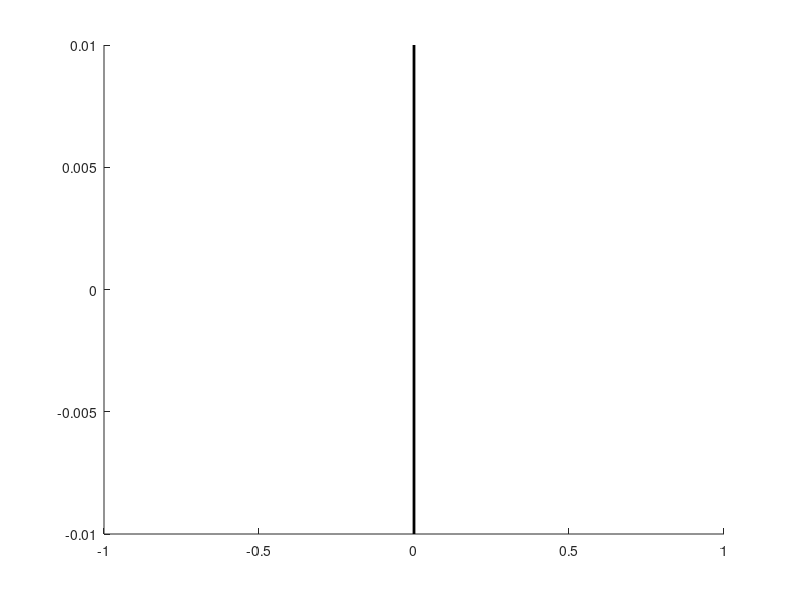

Here is the MATLAB script that generated this plot: (Note: this script raises an error after producing the figure.)
% Constants
lambda_center = 550e-9; % Central wavelength in meters (green light)
delta_lambda = 50e-9; % Range of wavelengths (500 nm to 600 nm)
num_wavelengths = 10; % Number of different wavelengths
focal_length = 0.02; % Focal length of the lens in meters

% Geometry for light propagation
source_distance = 0.01; % Distance from source to lens (in meters)
focal_distance = 0.02; % Distance from lens to focal point (in meters)

% Lens diameter
D = 100e-6; % Diameter of the lens in meters

% Generate different wavelengths
lambdas = linspace(lambda_center - delta_lambda / 2, lambda_center + delta_lambda / 2, num_wavelengths);

% Initialize the intensity pattern
total_intensity = zeros(1000, 1000);

% Create a figure for light paths
figure;
hold on;

% Plot the lens as a line
plot([0, 0], [-0.01, 0.01], 'k-', 'LineWidth', 2, 'DisplayName', 'Lens');

% Plot the spherical waves before the lens (from two point sources)
source_x = -source_distance;
source_y1 = 0.0005;
source_y2 = -0.0005;

% Initialize figure for intensity patterns
figure;
tiledlayout(1, num_wavelengths);

for lambda = lambdas
    % Calculate numerical aperture
    theta_max = atan(D / (2 * focal_length));
    NA = sin(theta_max); % Numerical aperture

    % Phase shift introduced by the lens
    x = linspace(-D/2, D/2, 1000); % x-axis for the lens
    y = linspace(-D/2, D/2, 1000); % y-axis for the lens
    [X, Y] = meshgrid(x, y);
    delta = (2 * pi / lambda) * (1 - 1) * sqrt(X.^2 + Y.^2 + focal_length^2);
    tau = exp(-1i * delta); % Transmittance of the lens

    % Generate spherical waves from two close point sources with random phase
    phase1 = rand() * 2 * pi;
    phase2 = rand() * 2 * pi;
    Ez_before_lens1 = waveamp(size(Y, 1), size(X, 2), size(Y, 1) / 2 + 5, size(X, 2) / 2, exp(1i * phase1), x(2) - x(1), y(2) - y(1), lambda);
    Ez_before_lens2 = waveamp(size(Y, 1), size(X, 2), size(Y, 1) / 2 - 5, size(X, 2) / 2, exp(1i * phase2), x(2) - x(1), y(2) - y(1), lambda);
    Ez_before_lens = Ez_before_lens1 + Ez_before_lens2;

    % Apply lens effect (phase shift)
    Ez_after_lens = Ez_before_lens .* tau;

    % Propagation from the lens to the focal point
    Ez_focused = waveamp(size(Y, 1), size(X, 2), size(Y, 1) / 2, size(X, 2) / 2, Ez_after_lens, x(2) - x(1), y(2) - y(1), lambda);

    % Calculate the intensity pattern at the focal point
    intensity = abs(Ez_focused).^2;
    
    % Accumulate the intensity pattern
    total_intensity = total_intensity + intensity;

    % Plot the light paths
    figure(1);
    for i = 1:100:length(x)
        plot([source_x, 0], [source_y1, y(i)], 'r-', 'HandleVisibility', 'off');
        plot([source_x, 0], [source_y2, y(i)], 'r-', 'HandleVisibility', 'off');
        plot([0, focal_distance], [y(i), 0], 'b-', 'HandleVisibility', 'off');
    end

    % Plot the intensity pattern for each wavelength
    figure(2);
    nexttile;
    imagesc(x, y, intensity);
    wavelength = num2str(round(lambda*1e9));
    title([wavelength ' nm']);
    xlabel('x (m)');
    ylabel('y (m)');
    
end
colorbar;
% Normalize the intensity pattern
total_intensity = total_intensity / num_wavelengths;

% Plot the total intensity pattern
figure;
imagesc(x, y, total_intensity);
title('Total intensity pattern at the focal point for white light');
xlabel('x (m)');
ylabel('y (m)');
colorbar;

% Add labels and title to the light paths figure
figure(1);
title('Light paths through a lens from two point sources');
xlabel('x (m)');
ylabel('y (m)');
legend;
grid on;
axis equal;
hold off;
